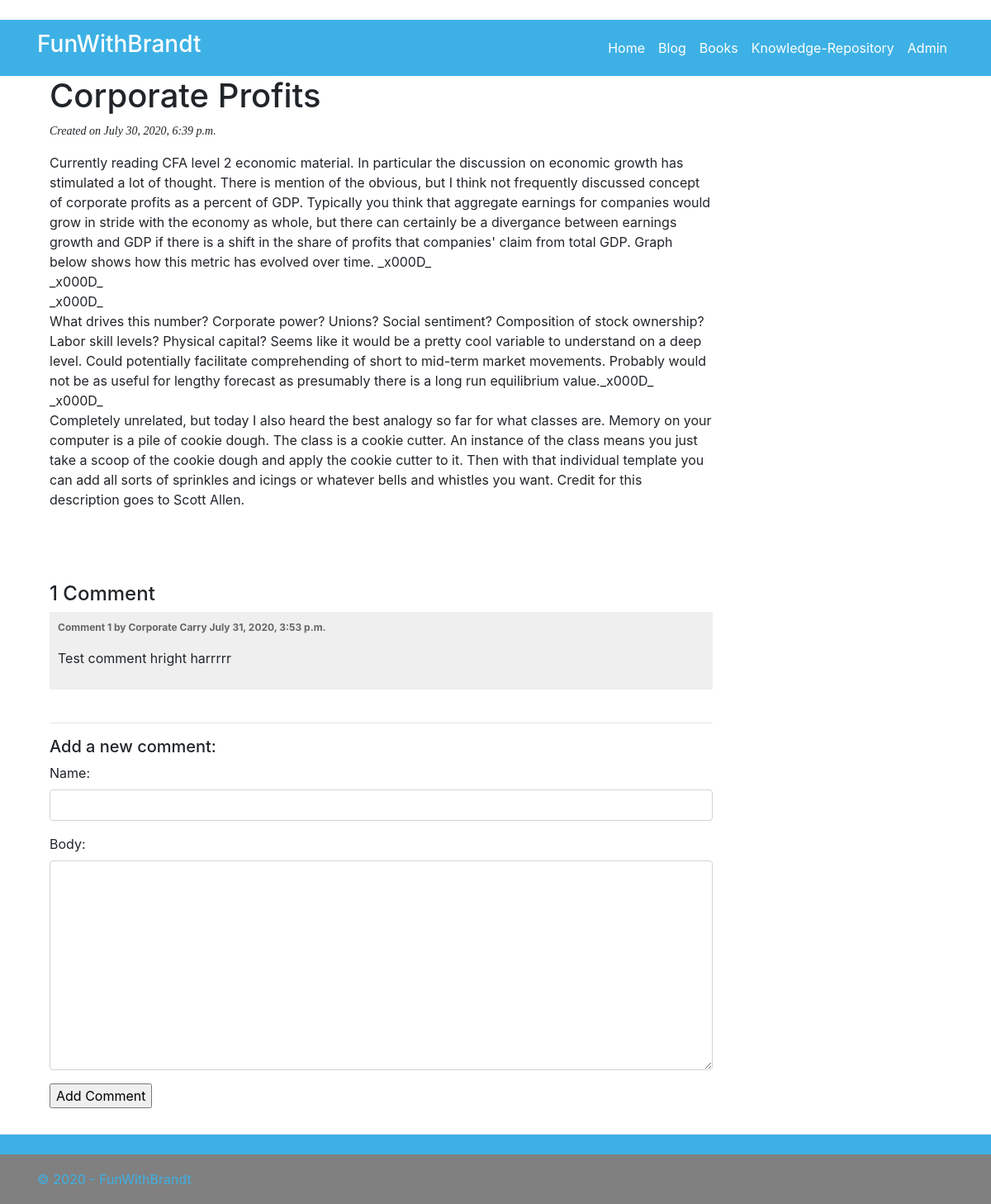
/blog/2020/7/30/corporate-profits/, run on an earlier commit of the app's database.
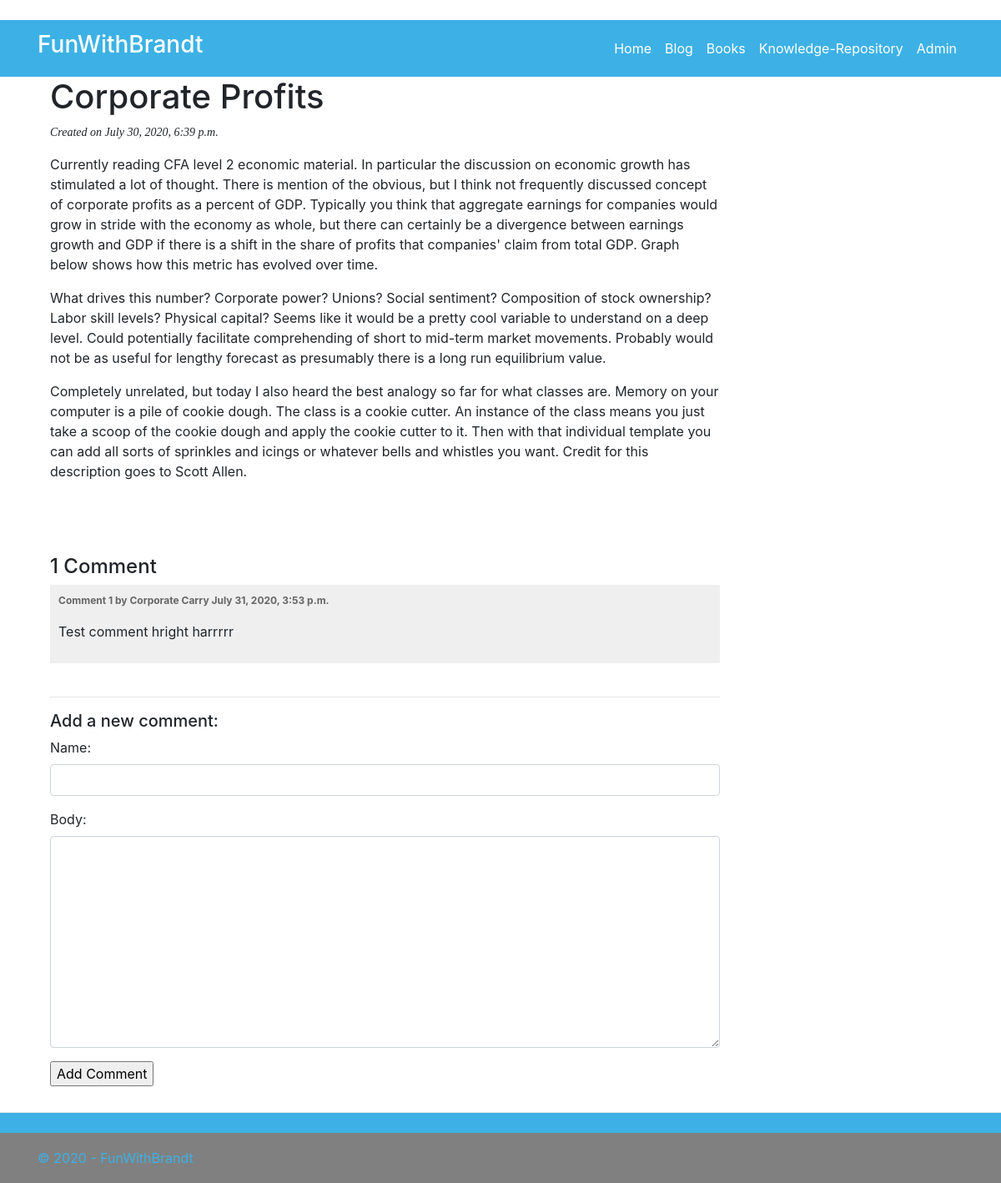
And on a later commit of the database.
### blog/models.py (models this page shows)
class PostBase(models.Model):
    post_title = models.CharField(max_length=300)
    slug = models.SlugField(max_length=300, unique_for_date='created') # I think this helps to make url strings
    post_body = models.TextField()
    created = models.DateTimeField(default=timezone.now)
    updated = models.DateField(auto_now=True)
    tags = TaggableManager()
    display = models.BooleanField(default=True)
    class Meta:
        ordering = ('-created',)

### blog/views.py (the view)
# urls.py: path('blog/<int:year>/<int:month>/<int:day>/<slug:post>/', views.post_detail, name='post_detail' ),
def post_detail(request, year, month, day, post):
    post = get_object_or_404(BlogPost, slug=post,
                                   created__year=year,
                                   created__month=month,
                                   created__day=day)
    comments = post.comments.filter(active=True)
    new_comment = None
    if request.method == 'POST':
        comment_form = CommentForm(data=request.POST)
        if comment_form.is_valid():
            new_comment = comment_form.save(commit=False)
            new_comment.post = post
            new_comment.save()
            new_comment = True
    else:
        comment_form = CommentForm()
    return render(request, 'blog/post/detail.html',
                 {'post': post,
                 'comments': comments,
                 'new_comment': new_comment,
                 'comment_form': comment_form})

### blog/forms.py
class CommentForm(forms.ModelForm):
    class Meta:
        model = Comment
        fields = ('name', 'body')
    def __init__(self, *args, **kwargs):
        super(CommentForm, self).__init__(*args, **kwargs)
        self.fields['name'].widget.attrs.update({'class' : 'form-control'})
        self.fields['body'].widget.attrs.update({'class' : 'form-control'})

### blog/templates/blog/post/detail.html (shortened to what this page needs)
﻿{% extends "blog/base.html" %}
{% block content %}
    <div class="col-md-9">
        <h1>{{ post.post_title}}</h1>
        <p class="date">
            Created on {{ post.created }}
        </p>
        <p>
            {{ post.post_body|linebreaks }}
        </p>
        <br /><br /><br />
        <div id="inputs">
            {% with comments.count as total_comments_count %}
                <h4>
                    {{ total_comments_count }} Comment{{total_comments_count|pluralize }}
                </h4>
            {% endwith %}
            {% for comment in comments %}
                <div class="comment">
                    <p class="info">
                        Comment {{ forloop.counter }} by {{ comment.name }} {{ comment.created }}
                    </p>
                    {{ comment.body|linebreaks }}
                </div>
            {% empty %}
                <p>There are no comments yet.</p>
            {% endfor %}
            <br /><hr />
            {% if new_comment %}
                <h5>Your comment has been added!</h5>
            {% else %}
                <h5>Add a new comment:</h5>
                <form method="post">
                    {{ comment_form.as_p }}
                    <input type="submit" value="Add Comment" />
                </form>
            {% endif %}
        </div>
    </div>
{% endblock %}

What changed in the data, as far as the page shows it:
changed PostBase "Corporate Profits": post_body "…can certainly be a divergance between earnings growth and GDP if there is a shift in the share of profits that companies' claim from total GDP. Graph below shows how this metric has evolved over time. _x000D_ _x000D_ _x000D_ What drives this number? Corporate power? Unions? Social sentiment? Composition of stock ownership? Labor skill levels? Physical capital? Seems like it would be a pretty cool variable to understand on a deep level. Could potentially facilitate comprehending of short to mid-term market movements. Probably would not be as useful for lengthy forecast as presumably there is a long run equilibrium value._x000D_ _x000D_ Completely unrelated, but today…" → "…can certainly be a divergence between earnings growth and GDP if there is a shift in the share of profits that companies' claim from total GDP. Graph below shows how this metric has evolved over time. What drives this number? Corporate power? Unions? Social sentiment? Composition of stock ownership? Labor skill levels? Physical capital? Seems like it would be a pretty cool variable to understand on a deep level. Could potentially facilitate comprehending of short to mid-term market movements. Probably would not be as useful for lengthy forecast as presumably there is a long run equilibrium value. Completely unrelated, but today…"
